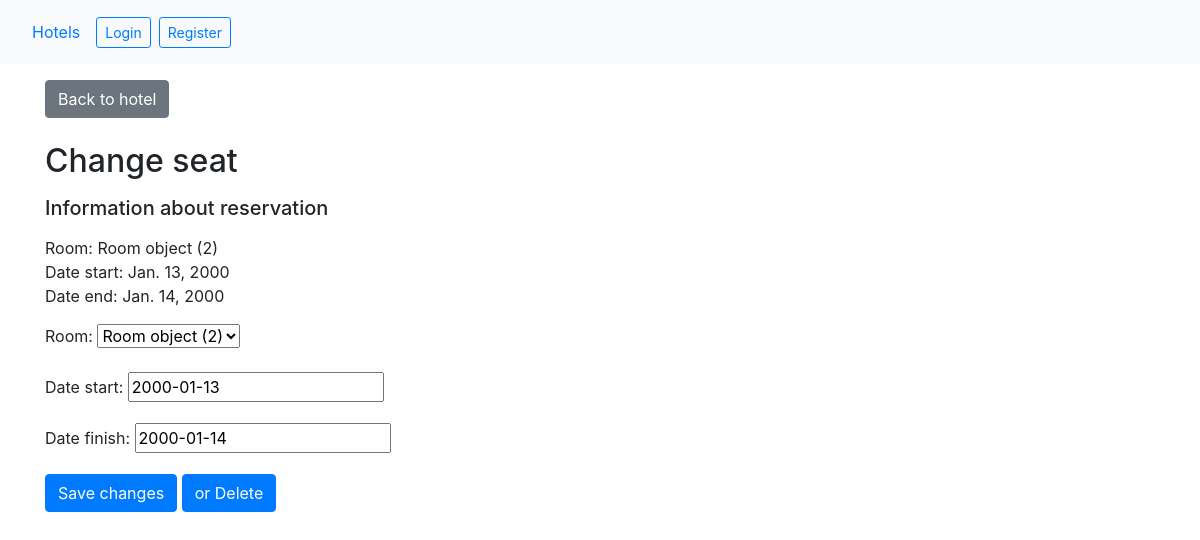
Page /main/reservations/3/ on the committed database.
### hotels/models.py (models this page shows)
class Reservation(models.Model):
    passenger = models.ForeignKey(settings.AUTH_USER_MODEL, related_name='user_reservations', on_delete=models.CASCADE)
    room = models.ForeignKey('hotels.Room', related_name='reserved_by', on_delete=models.CASCADE)
    date_start = models.DateField()
    date_finish = models.DateField()

class Room(models.Model):
    hotel = models.OneToOneField('hotels.Hotel', related_name='rooms', on_delete=models.CASCADE)
    type = models.OneToOneField('hotels.TypeOfRoom', related_name='rooms_of_this_type', on_delete=models.CASCADE)
    number = models.CharField(max_length=10)

### hotels/views.py (the view)
# urls.py: path("reservations/<int:reservation_id>/", views.reservation_update, name="reservation_update"),
def reservation_update(request, reservation_id):
    reservation = get_object_or_404(Reservation, id=reservation_id)
    if request.method == "POST":
        form = ReservationForm(data=request.POST, instance=reservation)
        if not form.is_valid():
            return redirect("reservation_update", reservation_id)
        form.save()
        return redirect("hotel_detail", reservation.room.hotel.id)
    else:
        form = ReservationForm(instance=reservation)
        return render(
            request,
            "reservation_update.html",
            {"form": form, "reservation": reservation},
        )

### hotels/forms.py
class ReservationForm(forms.ModelForm):
    class Meta:
        model = Reservation
        fields = ["room", "date_start", "date_finish"]

### hotels/templates/reservation_update.html (shortened to what this page needs)
{% extends 'base.html' %} {% block content %}
<a href="{% url 'hotel_detail' reservation.room.hotel.id %}" class="btn btn-secondary mb-4">Back to hotel</a>
<h2>Change seat</h2>
<h5 class="my-3">Information about reservation</h5>
<div>Room: {{ reservation.room }}</div>
<div>Date start: {{ reservation.date_start }}</div>
<div>Date end: {{ reservation.date_finish }}</div>
<form method="POST" class="mt-3">
    {{ form.as_p }}
    <button type="submit" class="btn btn-primary">Save changes</button> <a href="{% url 'reservation_delete' reservation.id %}" class="btn btn-primary"> or Delete</a>
</form>
{% endblock %}

### rows in the picture
Reservation: room "Room object (2)", date_start "Jan. 13, 2000", date_finish "Jan. 14, 2000", date_start "2000-01-13", date_finish "2000-01-14"
